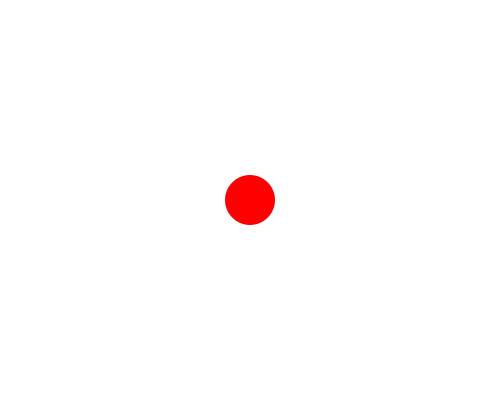
Frame 1 (no input)
Frame 60 (the mouse pressed at the canvas centre just before this capture): identical to frame 1, image omitted
Frame 120 (the mouse held since frame 60 and released just before this capture): identical to frame 1, image omitted

The Processing sketch that drew this single still picture (run headless with seeded random() and noise(); from frame 60 on, the mouse is pressed at the canvas centre):

// Processing sketch: e073_circle_beat
// ── e073_circle_beat.pde
int csize = 50;
int grow = 0;
int n = 0;

void setup() {
  size(500, 400);
  noStroke();
  smooth();
  fill(255, 0, 0);
}

void draw() {
  background(255);
  
  if(n % 60 == 0) {
    grow = 5;
  }
  if(csize > 80) {
    csize = 80;
    grow = -2;
  }
  if(csize < 50) {
    csize = 50;
    grow = 0;
  }
  
  ellipse(250, 200, csize, csize);
  
  csize = csize + grow;
  n = n + 1;
}
